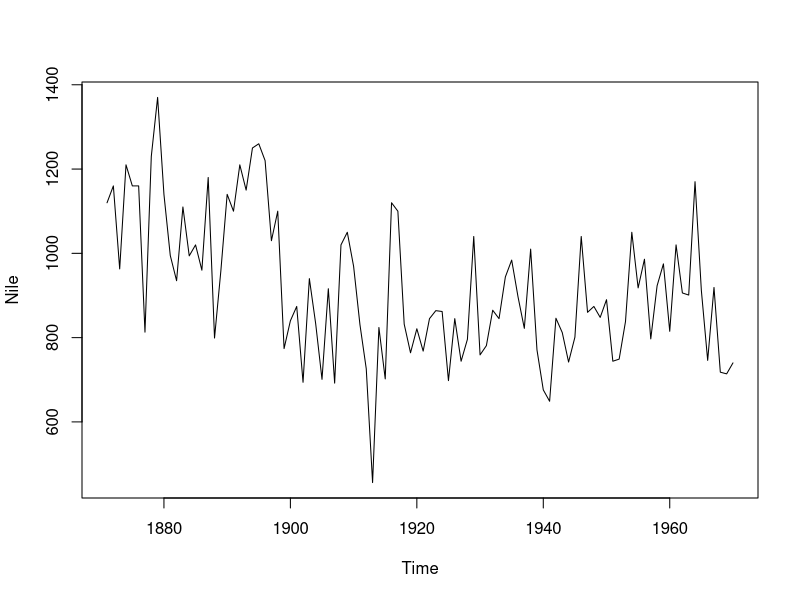
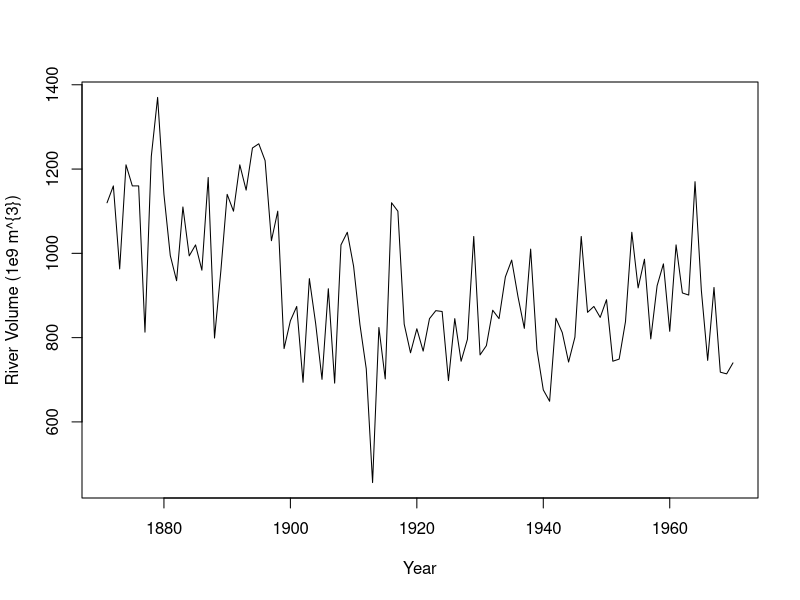
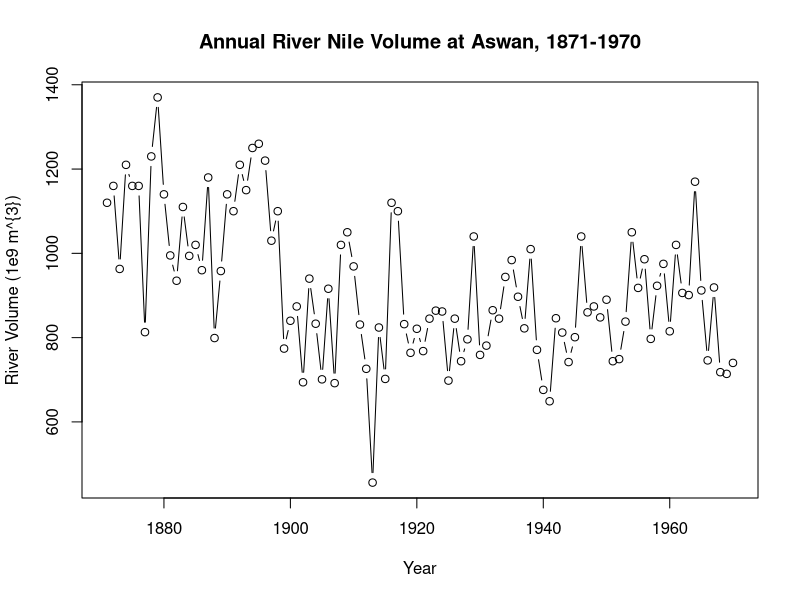
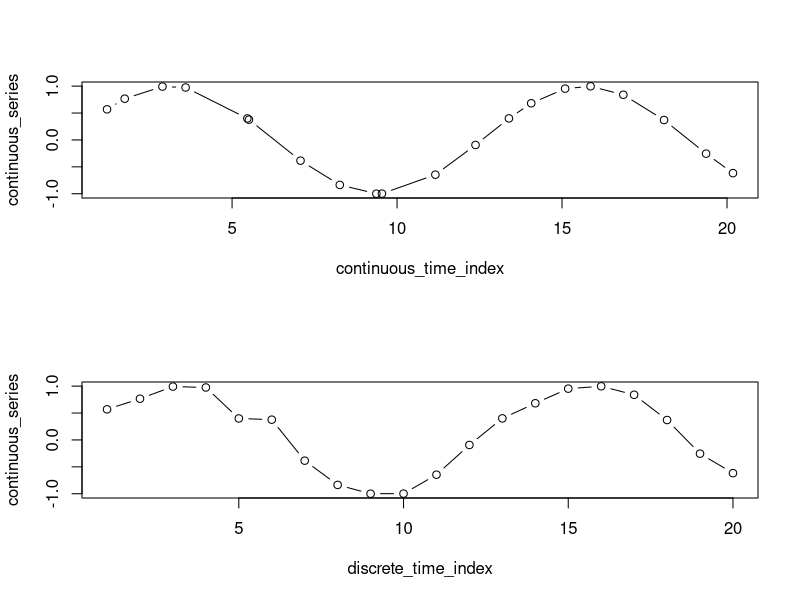
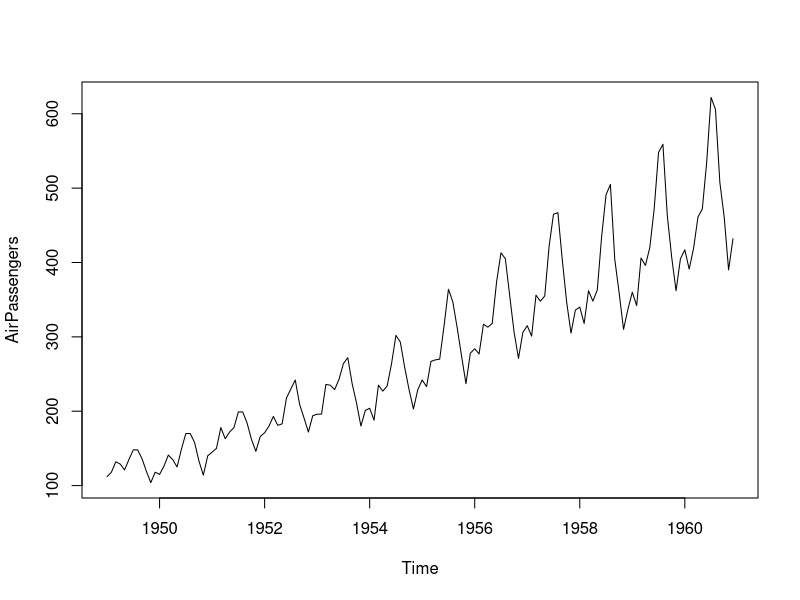
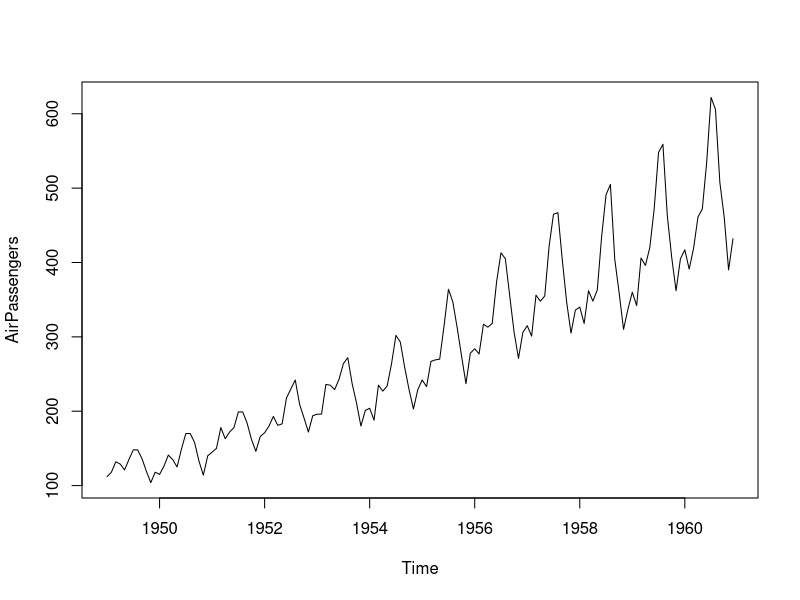
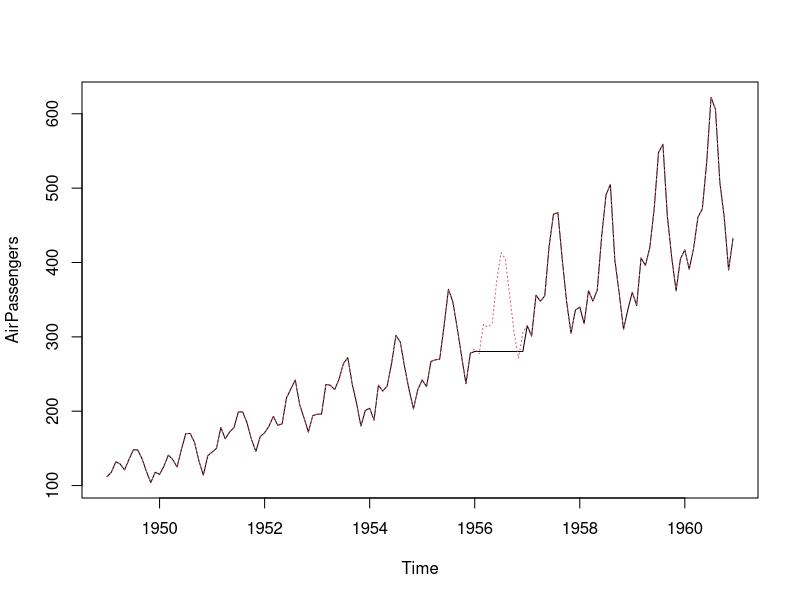
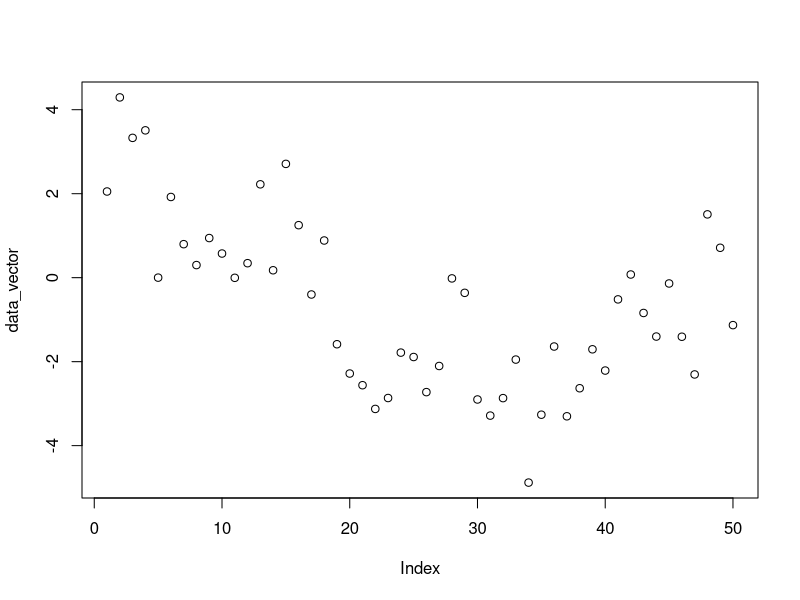

Generate these figures, in order, with R:
# Time series data
#   Time series data is dated or time stamped in R
#   print(Time_Series)
# Time series plots
#   plot(Time_Series)
#   Time is indexed on horizontal axis
#   Observations in time from first on left to last on right
#   Line connects neighboring observations
# Basic time series models
#   White Noise (WN)
#   Random Walk (RW)
#   Autoregression (AR)
#   Simple Moving Average (MA)

# Print the Nile dataset
print(Nile)

# List the number of observations in the Nile dataset
length(Nile)

# Display the first 10 elements of the Nile dataset
head(Nile, n = 10)

# Display the last 12 elements of the Nile dataset
tail(Nile, n = 12)

# Basic Time Series Plots ====
# Plot the Nile data
plot(Nile)
# Plot the Nile data with xlab and ylab arguments
plot(Nile, xlab = "Year", ylab = "River Volume (1e9 m^{3})")

# Plot the Nile data with xlab, ylab, main, and type arguments
plot(Nile, xlab = "Year", 
     ylab = "River Volume (1e9 m^{3})", 
     main = "Annual River Nile Volume at Aswan, 1871-1970", 
     type = "b")

# Discrete and Continuous data ====
continuous_time_index <- c(1.210322, 1.746137,  2.889634,  3.591384,  5.462065,  5.510933,  7.074295, 8.264398,  9.373382,
                           9.541063, 11.161122, 12.378371, 13.390559, 14.066280, 15.093547, 15.864515, 16.857413, 18.091457,                            19.365451, 20.180524)

continuous_series <- c(0.56889468, 0.76630408, 0.99207512, 0.97481741, 0.39912320, 0.37660246, -0.38532033, -0.83635852, 
                       -0.99966983, -0.99831019, -0.64622280, -0.09386151, 0.40052909,  0.68160578,  0.95318159,  
                       0.99693803,  0.83934194,  0.37003754, -0.25509676, -0.61743983)

# Plot the continuous_series using continuous time indexing
par(mfrow=c(2,1))
plot(continuous_time_index, continuous_series, type = "b")

# Make a discrete time index using 1:20 
discrete_time_index <- 1:20

# Now plot the continuous_series using discrete time indexing
plot(discrete_time_index, continuous_series, type = "b")

# Sampling Frequency ====

# Sampling frequency

# Basic simplifying assumptions for time series:
#  Consecutive observations are equally spaced
#  Apply discrete-time observation index
#  This may only hold approximatetely
# R functions:
#  start()
#  end()
#  frequency()
#  deltat()

# Plot AirPassengers
par(mfrow=c(1,1))
plot(AirPassengers)
# View the start and end dates of AirPassengers
start(AirPassengers)
end(AirPassengers)

# Use time(), deltat(), frequency(), and cycle() with AirPassengers 
time(AirPassengers)
deltat(AirPassengers)
frequency(AirPassengers)
cycle(AirPassengers)


# Plot the AirPassengers data
plot(AirPassengers, type = "l")
# Compute the mean of AirPassengers
mean(AirPassengers, na.rm = TRUE)

# Impute mean values to NA in AirPassengers
AirPassengers[85:96] <- mean(AirPassengers, na.rm = TRUE)

# Generate another plot of AirPassengers
plot(AirPassengers)

# Add the complete AirPassengers data to your plot
rm(AirPassengers)
points(AirPassengers, 
       type = "l", 
       col = 2, 
       lty = 3)

#Basic time series objects

# Building ts() objects
#   Start with a vector of data
#   Apply the ts() function
#   Specify the start date and observation frequency
#   Time_series <- ts(data_vector, start = 2001, frequency = 1)
# Why ts() objects?
#   Improved plotting
#   Access to time index information
#   Model estimation and forecasting 


data_vector <- c(2.0521941073, 4.2928852797, 3.3294132944, 3.5085950670, 0.0009576938, 
                1.9217186345, 0.7978134128, 0.2999543435,  0.9435687536,  0.5748283388,
                -0.0034005903,  0.3448649176,  2.2229761136,  0.1763144576,  2.7097622770,
                1.2501948965, -0.4007164754,  0.8852732121, -1.5852420266, -2.2829278891,
                -2.5609531290, -3.1259963754, -2.8660295895, -1.7847009207, -1.8894912908,
                -2.7255351194,  -2.1033141800, -0.0174256893, -0.3613204151, -2.9008403327,
                -3.2847440927, -2.8684594718, -1.9505074437, -4.8801892525, -3.2634605353,
                -1.6396062522, -3.3012575840, -2.6331245433, -1.7058354022, -2.2119825061,
                -0.5170595186,  0.0752508095, -0.8406994716, -1.4022683487, -0.1382114230,
                -1.4065954703, -2.3046941055,  1.5073891432, 0.7118679477, -1.1300519022 )

# Use print() and plot() to view data_vector
print(data_vector)
plot(data_vector)

# Convert data_vector to a ts object with start = 2004 and frequency = 4
time_series <- ts(data_vector, start = 2004, frequency = 4)

# Use print() and plot() to view time_series
print(time_series)
plot(time_series)


eu_stocks <- EuStockMarkets

# Check whether eu_stocks is a ts object
is.ts(eu_stocks)
 
# View the start, end, and frequency of eu_stocks
start(eu_stocks)
end(eu_stocks)
frequency(eu_stocks)

# Generate a simple plot of eu_stocks
plot(eu_stocks)

# Use ts.plot with eu_stocks
ts.plot(eu_stocks, 
        col = 1:4, 
        xlab = "Year", 
        ylab = "Index Value", 
        main = "Major European Stock Indices, 1991-1998")

# Add a legend to your ts.plot
legend("topleft", 
       colnames(eu_stocks), 
       lty = 1, 
       col = 1:4, 
       bty = "n")